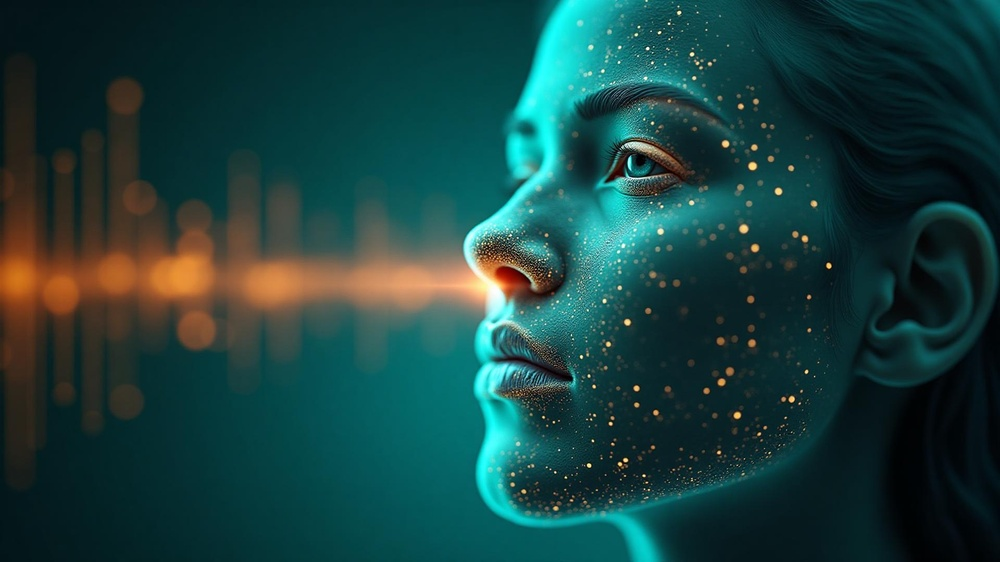
#> input picture FCONGRUENCE/congruence-ai-therapy/src/assets/ai-emotions-abstract.jpg, 1000 x 562 px, shrunk from 1920 x 1080 before the run
$ python -i preprocess.py   (imports and definitions only)
#> lines starting #> are read from the running program, lines starting #| are printed output that depends on the picture
#> further down, picture is the input picture: shape (562, 1000, 3); mean B, G, R 62.7, 64.6, 25.6
from typing import Optional, Deque
from collections import deque

import cv2
import numpy as np


def apply_gamma(image_bgr: np.ndarray, gamma: float = 1.0) -> np.ndarray:
    if gamma is None or abs(gamma - 1.0) < 1e-3:
        return image_bgr
    inv_gamma = 1.0 / max(gamma, 1e-6)
    table = np.array([(i / 255.0) ** inv_gamma * 255 for i in range(256)]).astype("uint8")
    return cv2.LUT(image_bgr, table)


def apply_clahe(image_bgr: np.ndarray, clip_limit: float = 2.0, tile_grid_size: int = 8) -> np.ndarray:
    """
    CLAHE on Y channel in YCrCb space to avoid color artifacts.
    """
#> called with clip_limit = 2, tile_grid_size = 8
    ycrcb = cv2.cvtColor(image_bgr, cv2.COLOR_BGR2YCrCb)
#> ycrcb: shape (562, 1000, 3); mean of channels 0, 1, 2 52.7, 108.6, 133.6
    y, cr, cb = cv2.split(ycrcb)
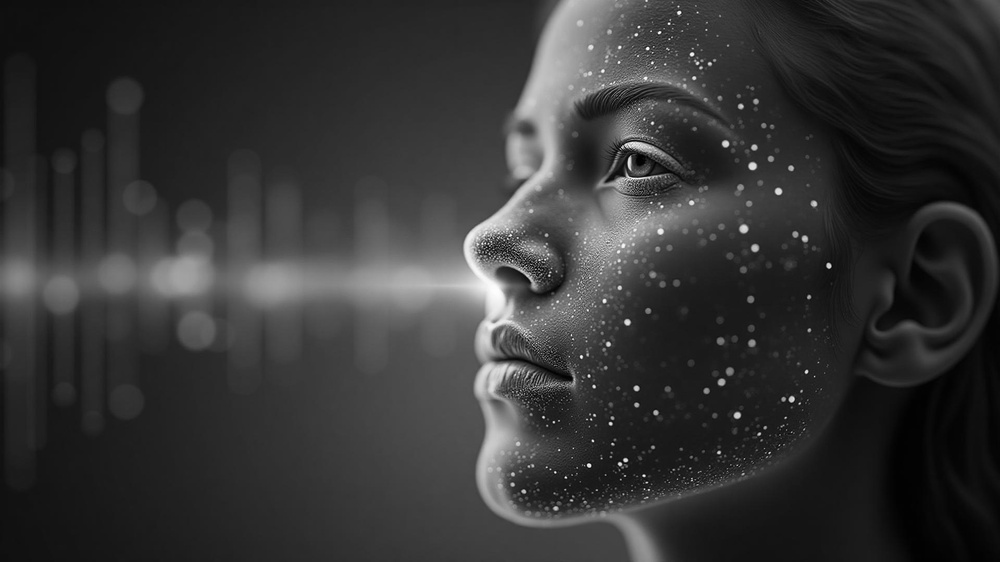
#> y: shape (562, 1000); min 0, max 253, mean 52.7
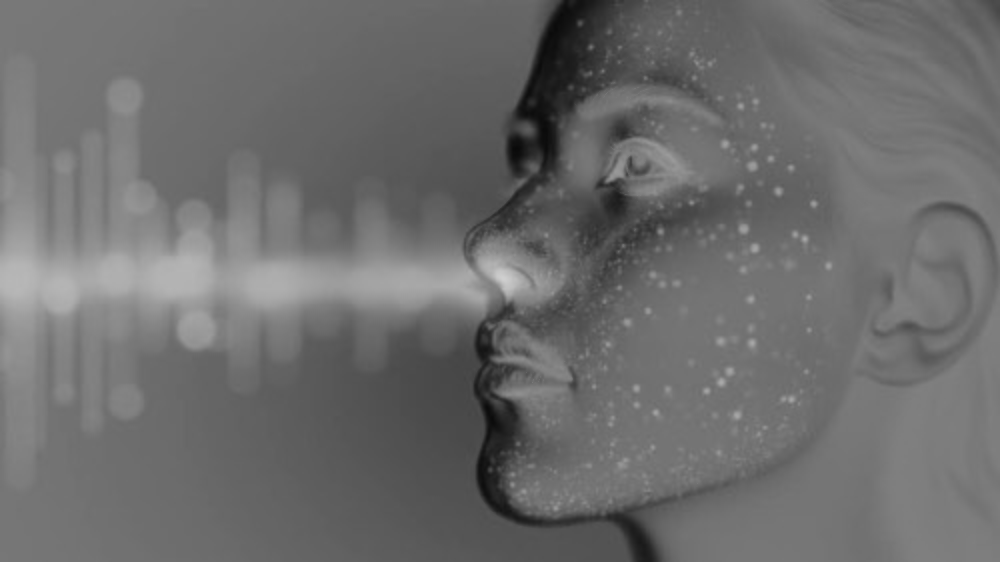
#> cr: shape (562, 1000); min 9, max 207, mean 108.6
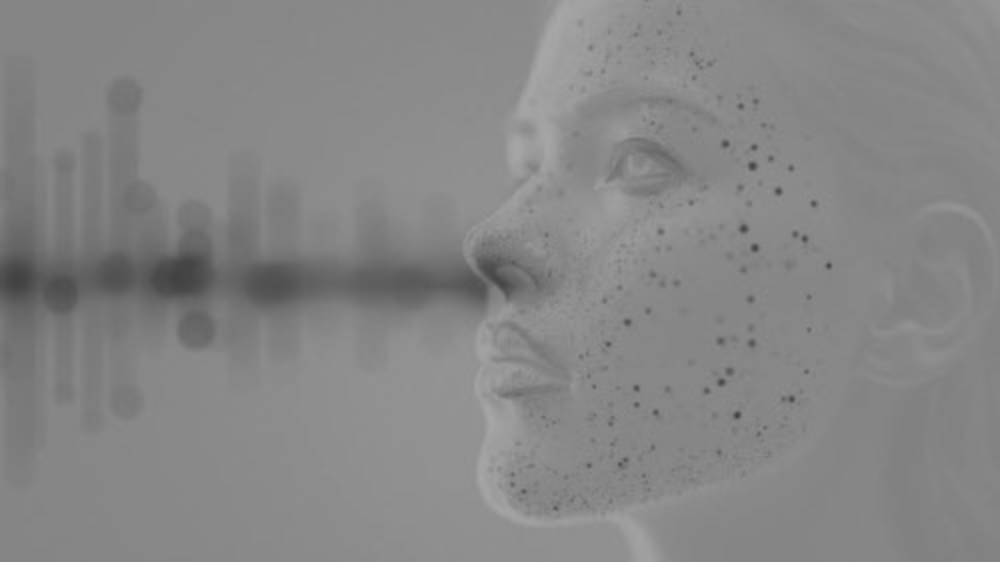
#> cb: shape (562, 1000); min 64, max 167, mean 133.6
    clahe = cv2.createCLAHE(clipLimit=clip_limit, tileGridSize=(tile_grid_size, tile_grid_size))
    y_eq = clahe.apply(y)
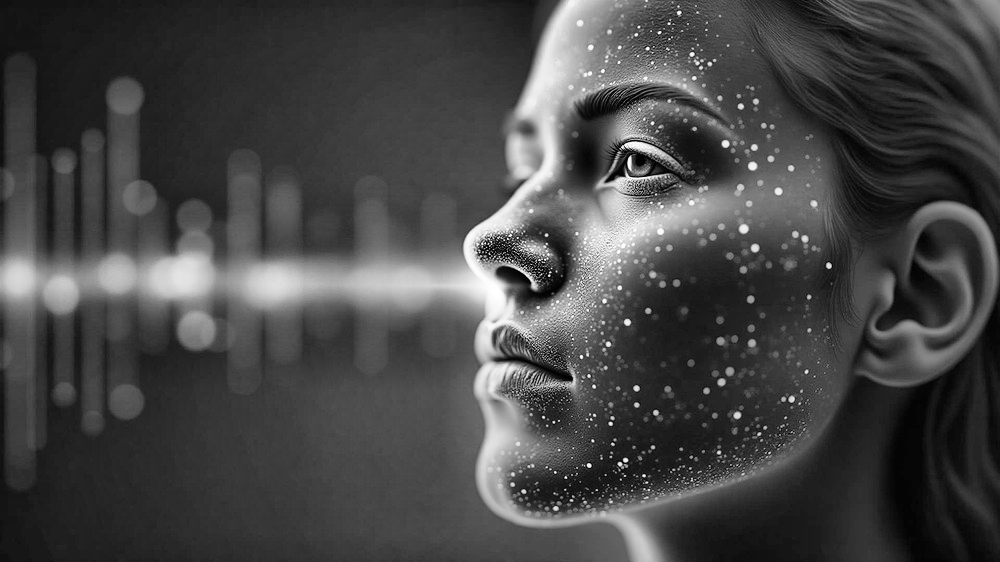
#> y_eq: shape (562, 1000); min 0, max 255, mean 70.4
    ycrcb_eq = cv2.merge([y_eq, cr, cb])
#> ycrcb_eq: shape (562, 1000, 3); mean of channels 0, 1, 2 70.4, 108.6, 133.6
    return cv2.cvtColor(ycrcb_eq, cv2.COLOR_YCrCb2BGR)
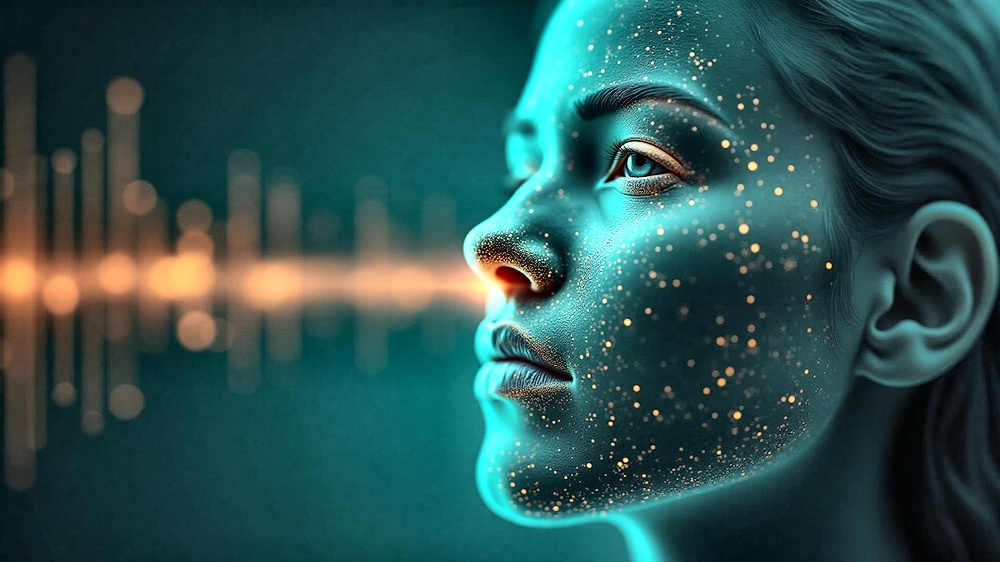
#> returned value: shape (562, 1000, 3); mean B, G, R 80.2, 81.9, 43.1


class TemporalSmoother:
    """
    Simple exponential moving average (EMA) smoother for frames.
    Keeps a running smoothed frame to reduce temporal noise/flicker.
    """
    def __init__(self, alpha: float = 0.6):
        self.alpha = float(np.clip(alpha, 0.0, 1.0))
        self._prev: Optional[np.ndarray] = None

    def reset(self):
        self._prev = None

    def __call__(self, frame_bgr: np.ndarray) -> np.ndarray:
        frame_f = frame_bgr.astype(np.float32)
        if self._prev is None:
            self._prev = frame_f
        else:
            self._prev = self.alpha * frame_f + (1.0 - self.alpha) * self._prev
        return np.clip(self._prev, 0, 255).astype(np.uint8)


def denoise_pipeline(
    frame_bgr: np.ndarray,
    do_clahe: bool = True,
    gamma: float = 1.0,
    smoother: Optional[TemporalSmoother] = None,
) -> np.ndarray:
    out = frame_bgr
    if gamma is not None:
        out = apply_gamma(out, gamma=gamma)
    if do_clahe:
        out = apply_clahe(out)
    if smoother is not None:
        out = smoother(out)
    return out

>>> import cv2
>>> picture = cv2.imread('../../FCONGRUENCE/congruence-ai-therapy/src/assets/ai-emotions-abstract.jpg')
>>> result = denoise_pipeline(picture)

$ run again, on FCONGRUENCE/congruence-ai-therapy/src/assets/facial-analysis.jpg
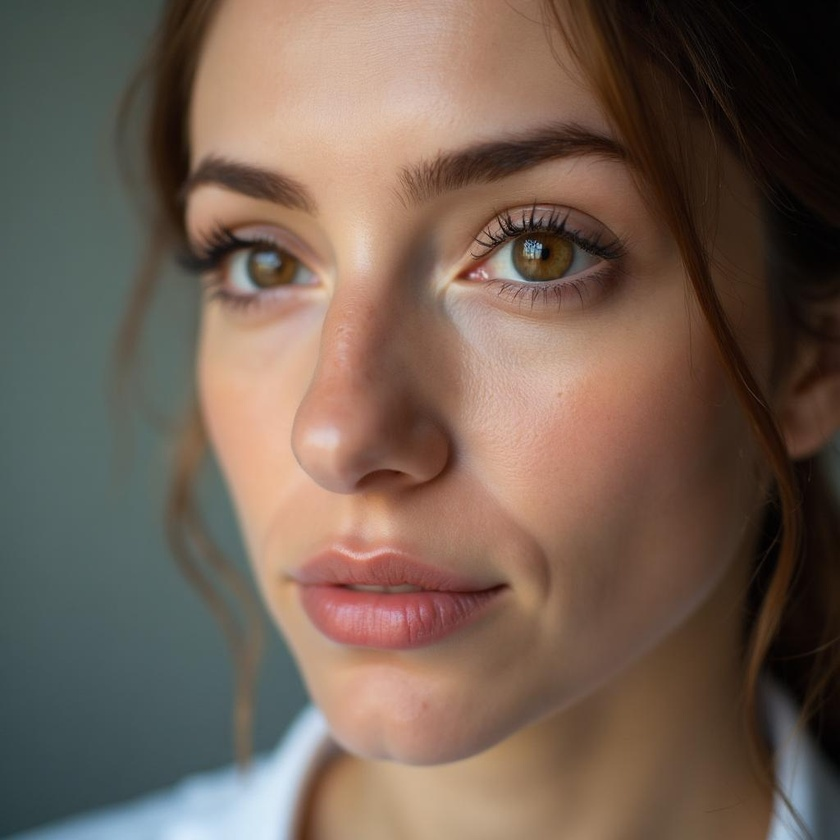
#> input picture FCONGRUENCE/congruence-ai-therapy/src/assets/facial-analysis.jpg, 840 x 840 px, shrunk from 1024 x 1024 before the run
#> picture is the input picture: shape (840, 840, 3); mean B, G, R 83.5, 96.1, 114.8
#> ycrcb: shape (840, 840, 3); mean of channels 0, 1, 2 100.3, 138.4, 118.5
#> in apply_clahe, `y_eq = clahe.apply(y)`:
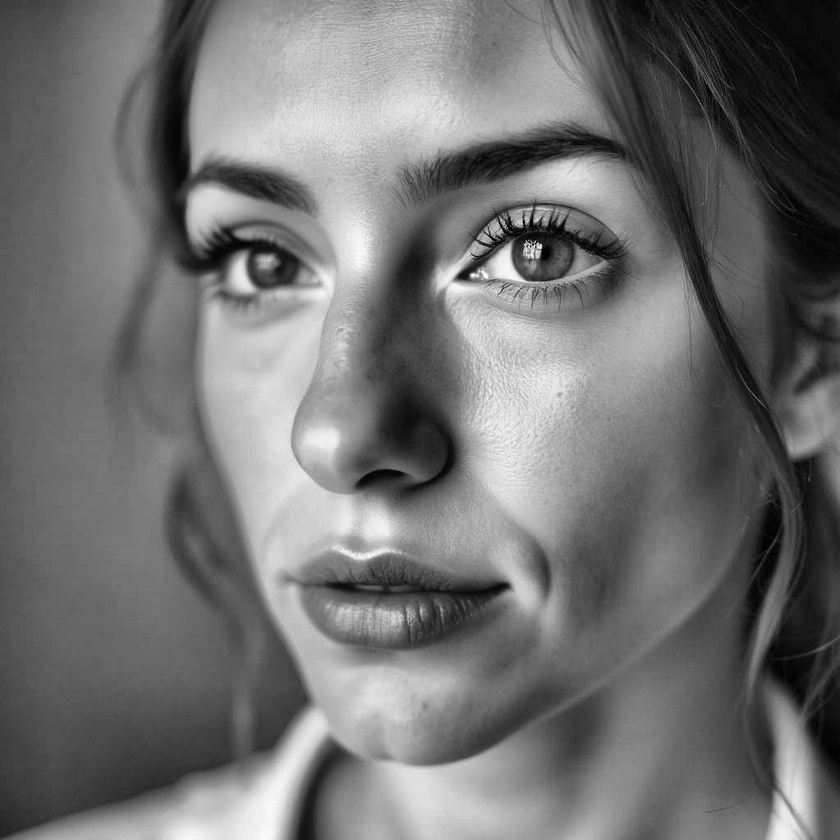
#> y_eq: shape (840, 840); min 0, max 249, mean 113.1
#> ycrcb_eq: shape (840, 840, 3); mean of channels 0, 1, 2 113.1, 138.4, 118.5
#> in apply_clahe, `return cv2.cvtColor(ycrcb_eq, cv2.COLOR_YCrCb2BGR)`:
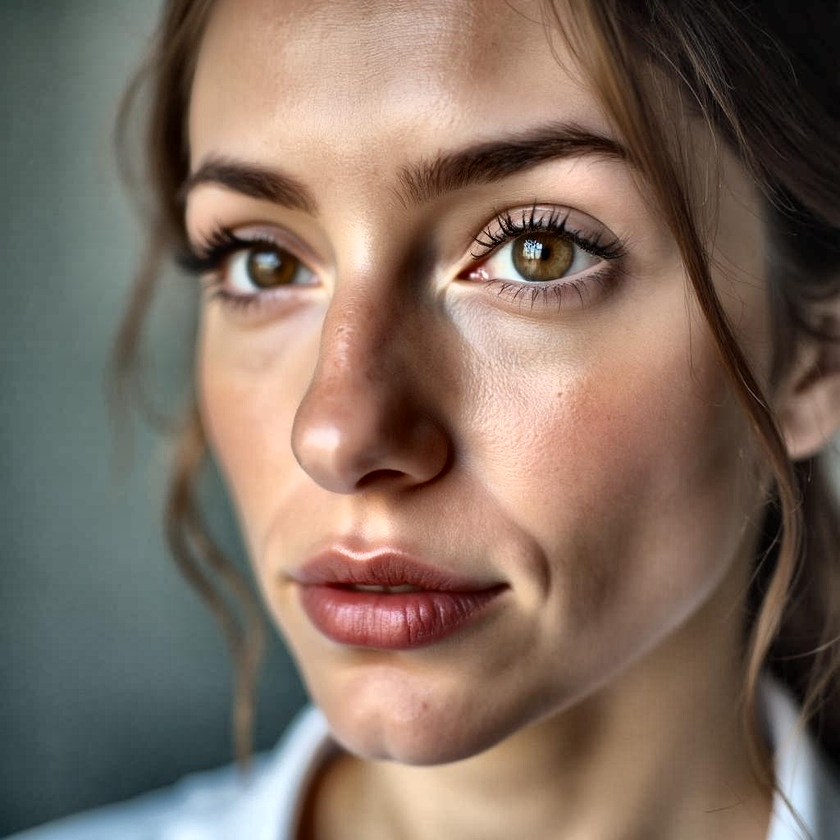
#> returned value: shape (840, 840, 3); mean B, G, R 96.3, 108.9, 127.6

$ run again, on FCONGRUENCE/congruence-ai-therapy/src/assets/therapist-working.jpg
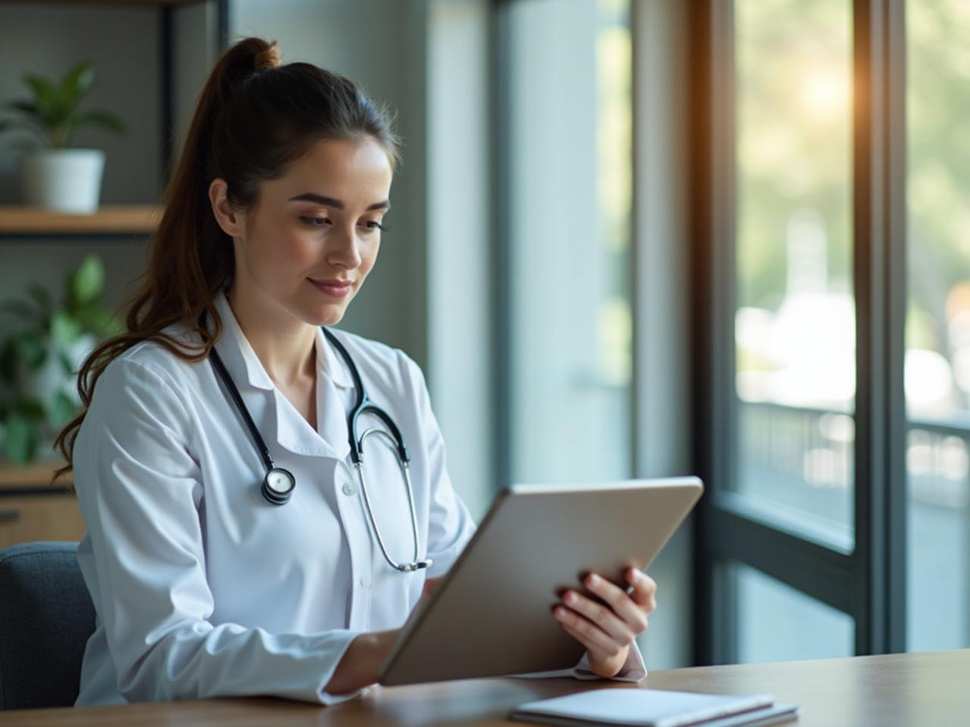
#> input picture FCONGRUENCE/congruence-ai-therapy/src/assets/therapist-working.jpg, 970 x 727 px, shrunk from 1280 x 960 before the run
#> picture is the input picture: shape (727, 970, 3); mean B, G, R 130.6, 135.2, 125.9
#> ycrcb: shape (727, 970, 3); mean of channels 0, 1, 2 131.9, 123.7, 127.3
#> in apply_clahe, `y, cr, cb = cv2.split(ycrcb)`:
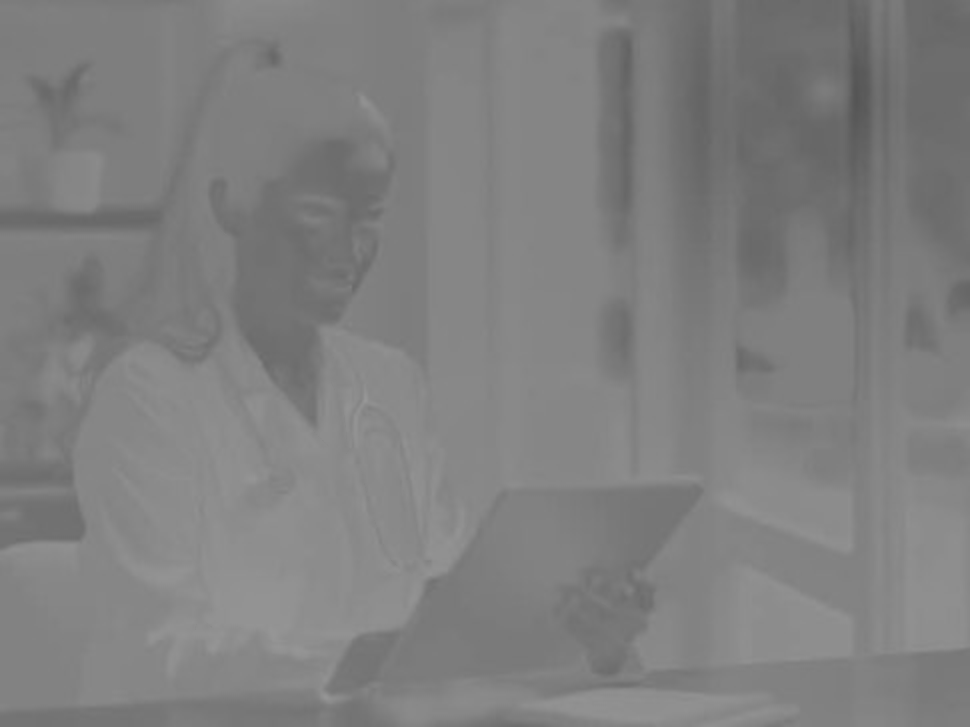
#> cb: shape (727, 970); min 85, max 152, mean 127.3
#> ycrcb_eq: shape (727, 970, 3); mean of channels 0, 1, 2 131.8, 123.7, 127.3
#> in apply_clahe, `return cv2.cvtColor(ycrcb_eq, cv2.COLOR_YCrCb2BGR)`:
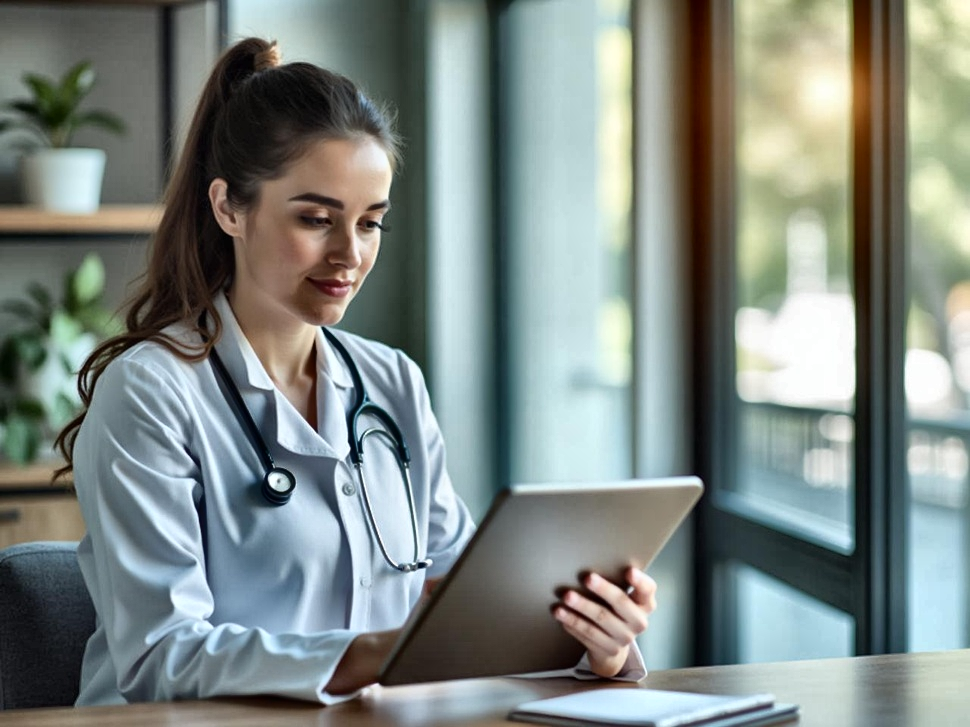
#> returned value: shape (727, 970, 3); mean B, G, R 130.6, 135.2, 125.8

$ run again, on FCONGRUENCE/congruence-ai-therapy/src/assets/therapy-session-hero.jpg
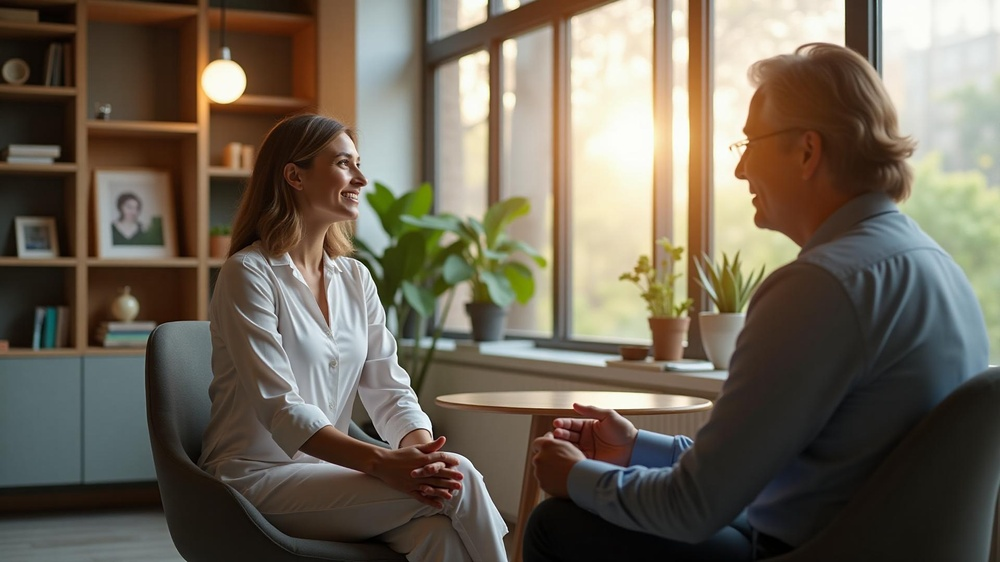
#> input picture FCONGRUENCE/congruence-ai-therapy/src/assets/therapy-session-hero.jpg, 1000 x 562 px, shrunk from 1920 x 1080 before the run
#> picture is the input picture: shape (562, 1000, 3); mean B, G, R 86.8, 100.8, 109.8
#> ycrcb: shape (562, 1000, 3); mean of channels 0, 1, 2 101.9, 133.6, 119.4
#> in apply_clahe, `y, cr, cb = cv2.split(ycrcb)`:
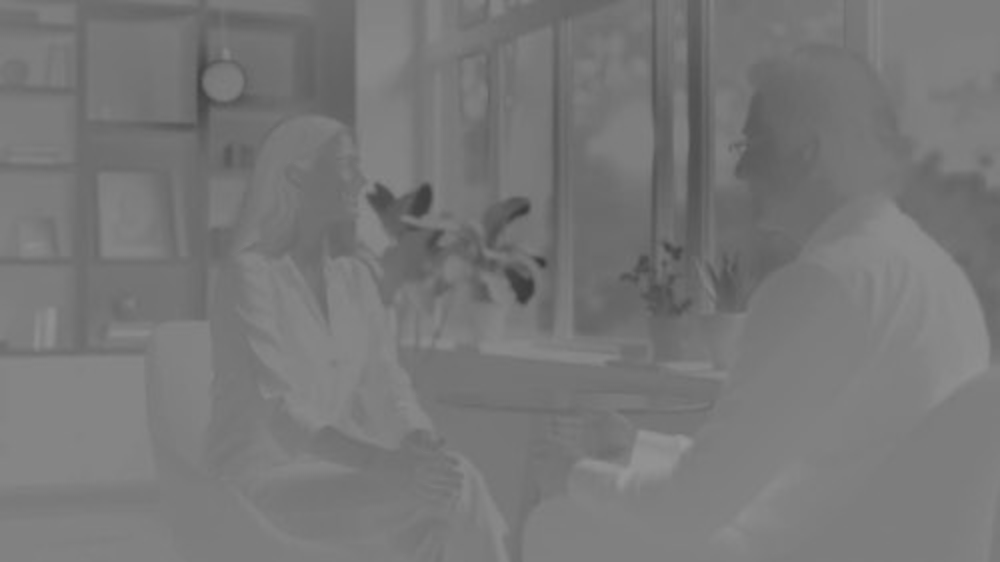
#> cb: shape (562, 1000); min 57, max 151, mean 119.4
#> ycrcb_eq: shape (562, 1000, 3); mean of channels 0, 1, 2 112.9, 133.6, 119.4
#> in apply_clahe, `return cv2.cvtColor(ycrcb_eq, cv2.COLOR_YCrCb2BGR)`:
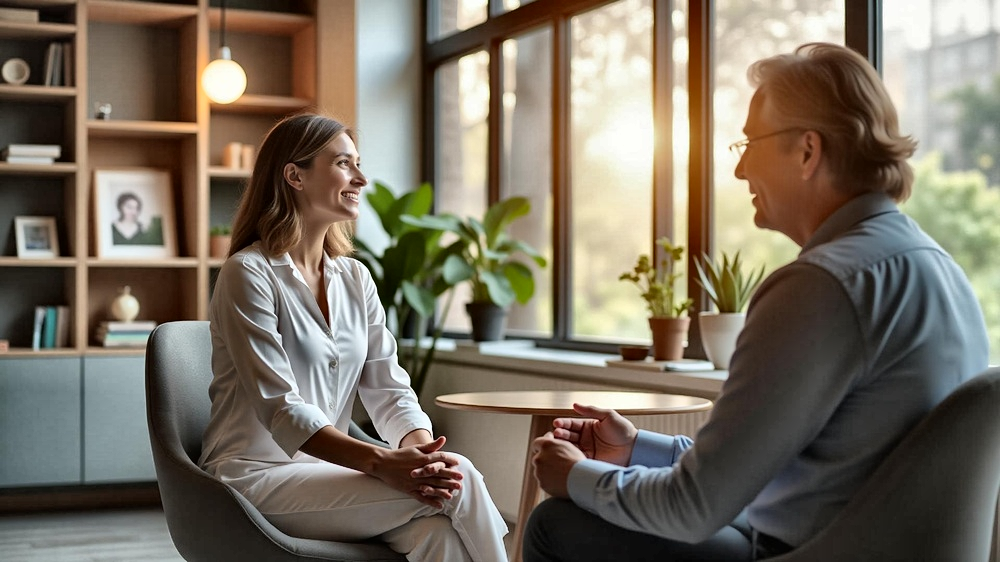
#> returned value: shape (562, 1000, 3); mean B, G, R 97.9, 111.8, 120.8
